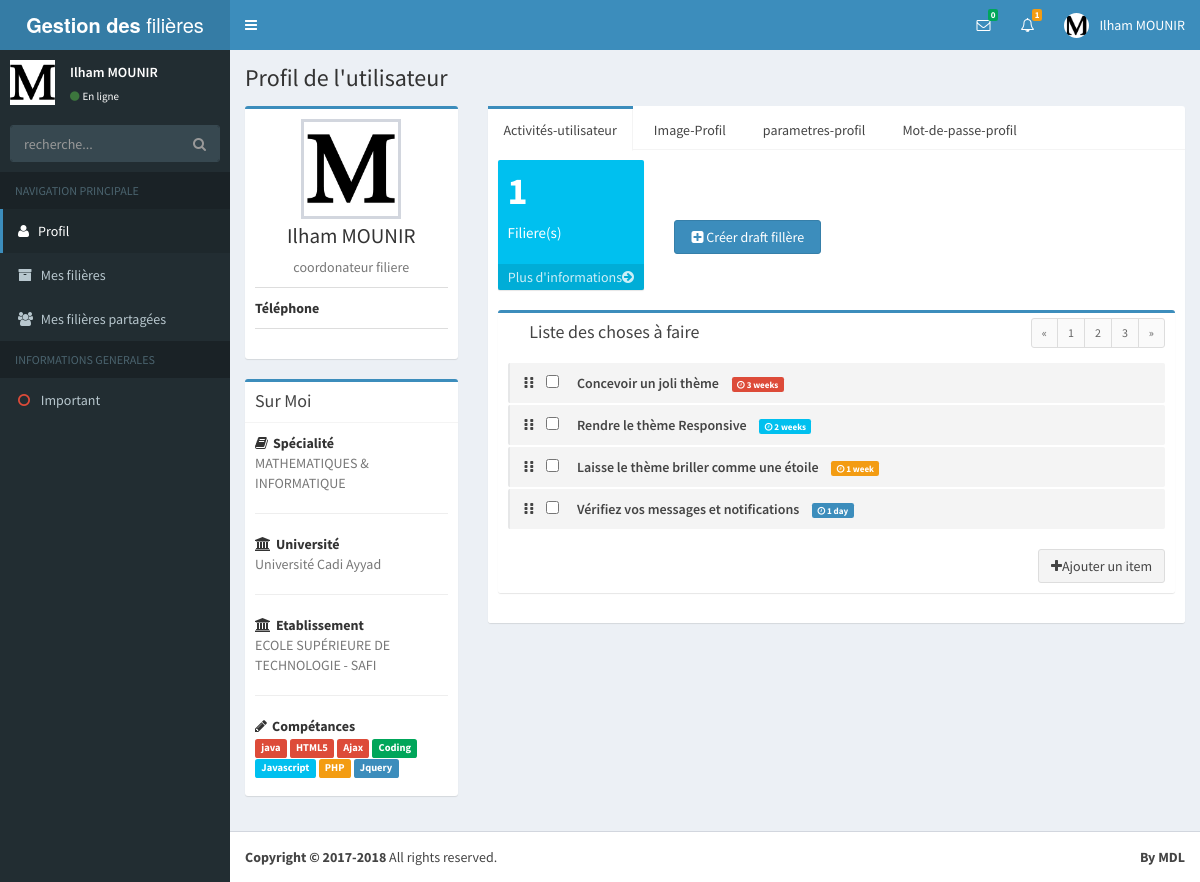
The page /Profil/Profil.php (signed in) on the database its author committed.
### tables this page shows
CREATE TABLE IF NOT EXISTS `coordonateur_filiere` (
  `CODE_COR_FIL` int(11) NOT NULL AUTO_INCREMENT,
  `CODE_ETA` int(11) DEFAULT '1',
  `CODE_DEPT` int(11) DEFAULT '1',
  `PSEUDO` varchar(50) DEFAULT NULL,
  `PASSWORD` varchar(50) DEFAULT NULL,
  `NOM_COR_FIL` varchar(50) DEFAULT NULL,
  `PRENOM_COR_FIL` varchar(50) DEFAULT NULL,
  `SPCIALITE_COR_FIL` int(11) DEFAULT '1',
  `GRADE_COR_FIL` int(11) DEFAULT '1',
  `EMAIL_COR_FIL` varchar(60) DEFAULT NULL,
  `TELE_COR_FIL` varchar(20) DEFAULT NULL,
  `IMAGE_COR_FIL` text,
  `ETAT` varchar(50) DEFAULT 'coordonateur filiere',
  PRIMARY KEY (`CODE_COR_FIL`),
  UNIQUE KEY `PSEUDO` (`PSEUDO`),
  KEY `FK_ASSEMBLER` (`CODE_DEPT`),
  KEY `FK_DISPOSE` (`CODE_ETA`),
  KEY `CODE_ETA` (`CODE_ETA`),
  KEY `CODE_DEPT` (`CODE_DEPT`),
  KEY `GRADE_COR_FIL` (`GRADE_COR_FIL`),
  KEY `f11` (`SPCIALITE_COR_FIL`)
);

CREATE TABLE IF NOT EXISTS `specialite_crm` (
  `CODE_SPEC` int(11) NOT NULL AUTO_INCREMENT,
  `NOM_SPEC` varchar(200) NOT NULL,
  PRIMARY KEY (`CODE_SPEC`)
);

CREATE TABLE IF NOT EXISTS `universite` (
  `CODE_UNIVERSITE` int(11) NOT NULL AUTO_INCREMENT,
  `CODE_VILLE` int(11) DEFAULT NULL,
  `NOM_UNIVERSITE` varchar(50) DEFAULT NULL,
  PRIMARY KEY (`CODE_UNIVERSITE`),
  KEY `CODE_VILLE` (`CODE_VILLE`)
);

CREATE TABLE IF NOT EXISTS `etablissement` (
  `CODE_ETA` int(11) NOT NULL AUTO_INCREMENT,
  `CODE_UNIVERSITE` int(11) DEFAULT NULL,
  `NOM_ETA` varchar(50) DEFAULT NULL,
  PRIMARY KEY (`CODE_ETA`),
  UNIQUE KEY `CODE_UNIVERSITE` (`CODE_UNIVERSITE`,`NOM_ETA`),
  KEY `FK_DERIGE` (`CODE_UNIVERSITE`)
);

### Profil/profil.php (the view, shortened to what the rows shown need)
<?php
include '../connexion.php';
?>
<?php
$Etat = $_SESSION['NIV'];
if ( $Etat =="coordonateur filiere")
{
  $rest = $_SESSION['info'];
  $req=($bd->query('Select CF.PRENOM_COR_FIL,CF.PSEUDO,CF.NOM_COR_FIL,CF.EMAIL_COR_FIL,CF.TELE_COR_FIL,D.NOM_DEPT as nom_dept,D.CODE_DEPT As code_dept from coordonateur_filiere CF,departement D WHERE CODE_COR_FIL="'.$rest.'" AND CF.CODE_DEPT=D.CODE_DEPT'));
  $req1  = ($bd->query('Select SP.CODE_SPEC,SP.NOM_SPEC from coordonateur_filiere CF,specialite_crm SP WHERE CF.CODE_COR_FIL ="'.$rest.'" AND SP.CODE_SPEC=CF.SPCIALITE_COR_FIL'));
  $req2 = ($bd->query('select U.CODE_UNIVERSITE as code_uni,U.NOM_UNIVERSITE as nom_uni,E.NOM_ETA as nom_eta,E.CODE_ETA as code_eta from coordonateur_filiere as C,etablissement as E,universite as U where C.CODE_COR_FIL="'.$rest.'" and C.CODE_ETA= E.CODE_ETA and E.CODE_UNIVERSITE=U.CODE_UNIVERSITE ;'));
  $ress = $req->fetch();
  $ress11 = $req1->fetch();
  $ress3= $req2->fetch();
  $prenom = $ress['PRENOM_COR_FIL'];
  $nom    = $ress['NOM_COR_FIL'];
  $sep    = $ress11['NOM_SPEC'];
  $nom_uni=$ress3['nom_uni'];
  $nom_etab=$ress3['nom_eta'];
}
?>
<!DOCTYPE html>
<html>
<head>
  <link rel="stylesheet" href="../bootstrap/css/bootstrap.min.css">
  <link rel="stylesheet" type="text/css" href="../css/font-awesome.min.css">
  <link rel="stylesheet" type="text/css" href="../css/ionicons.min.css">
  <link rel="stylesheet" href="../dist/css/AdminLTE.min.css">
  <link rel="stylesheet" href="../dist/css/skins/_all-skins.min.css">
  <link rel="stylesheet" type="text/css" href="../css/sweetalert2.min.css">
</head>
<body class="sidebar-mini wysihtml5-supported skin-blue">
<div class="wrapper">
<?php include("../includes/header.php"); ?>
<?php include("../includes/aside.php"); ?>
  <div class="content-wrapper">
    <section class="content-header">
      <h1>
        Profil de l'utilisateur
      </h1>
    </section>
    <section class="content">
      <div class="row">
        <div class="col-md-3">
          <div class="box box-primary">
            <div class="box-body box-profile">
              <img class="profile-user-img img-responsive " src="
<?php
                                            $rest = $_SESSION['info'];
                                            $bd = new PDO('mysql:host=localhost;dbname=pfe', 'root', '' , array(PDO::MYSQL_ATTR_INIT_COMMAND => "SET NAMES utf8", PDO::ATTR_ERRMODE => PDO::ERRMODE_EXCEPTION,PDO::ATTR_DEFAULT_FETCH_MODE => PDO::FETCH_ASSOC));
                                            $bd->setAttribute(PDO::ATTR_ERRMODE, PDO::ERRMODE_EXCEPTION);
                                            if ( $Etat =="coordonateur filiere" )
                                                {
                                                    $req  = ($bd->query('Select IMAGE_COR_FIL from coordonateur_filiere WHERE CODE_COR_FIL  ="'.$rest.'"'));
                                                    $ress = $req->fetch();
                                                    $url = $ress['IMAGE_COR_FIL'];
                                                    echo "../images/".$url;
                                                }
                                        ?>" alt="User profile picture">
              <h3 class="profile-username text-center"><?php echo $prenom." ".$nom ?></h3>
              <p class="text-muted text-center"><?php echo $Etat ?></p>
              <ul class="list-group list-group-unbordered">
                <li class="list-group-item">
                </li>
              </ul>
            </div>
          </div>
          <div class="box box-primary">
            <div class="box-body">
              <strong><i class="fa fa-book margin-r-5"></i>Spécialité</strong>
              <p class="text-muted">
               <?php echo $sep  ?>
              </p>
              <hr>
              <strong><i class="fa fa-institution margin-r-5"></i>Université</strong>
              <p class="text-muted"><?php echo $nom_uni  ?></p>
              <hr>
              <strong><i class="fa fa-institution margin-r-5"></i>Etablissement</strong>
              <p class="text-muted"><?php echo $nom_etab  ?></p>
              <hr>
              <strong><i class="fa fa-pencil margin-r-5"></i>Compétances</strong>
              <p>
                <span class="label label-danger">java</span>
                <span class="label label-danger">HTML5</span>
                <span class="label label-danger">Ajax</span>
                <span class="label label-success">Coding</span>
                <span class="label label-info">Javascript</span>
                <span class="label label-warning">PHP</span>
                <span class="label label-primary">Jquery</span>
              </p>
            </div>
          </div>
        </div>
      </div>
    </section>
  </div>
</div>
</body>
</html>

### includes/header.php (shortened to what the rows shown need)
  <form action="" method="POST">
  <header class="main-header">
    <nav class="navbar navbar-static-top">
      <div class="navbar-custom-menu">
        <ul class="nav navbar-nav">
          <li class="dropdown user user-menu">
            <a href="#" class="dropdown-toggle" data-toggle="dropdown">
              <img src="
<?php
                                            $rest = $_SESSION['info'];
                                            $bd = new PDO('mysql:host=localhost;dbname=pfe', 'root', '' , array(PDO::MYSQL_ATTR_INIT_COMMAND => "SET NAMES utf8", PDO::ATTR_ERRMODE => PDO::ERRMODE_EXCEPTION,PDO::ATTR_DEFAULT_FETCH_MODE => PDO::FETCH_ASSOC));
                                            $bd->setAttribute(PDO::ATTR_ERRMODE, PDO::ERRMODE_EXCEPTION);
                                            if ( $Etat =="coordonateur filiere" )
                                                {
                                                    $req  = ($bd->query('Select IMAGE_COR_FIL from coordonateur_filiere WHERE CODE_COR_FIL  ="'.$rest.'"'));
                                                    $ress = $req->fetch();
                                                    $url = $ress['IMAGE_COR_FIL'];
                                                    echo "../images/".$url;
                                                }
                                        ?>" class="user-image" alt="User Image">
              <span class="hidden-xs"><?php echo $prenom." ".$nom ?></span>
            </a>
          </li>
        </ul>
      </div>
    </nav>
  </header>
  </form>

### includes/aside.php (shortened to what the rows shown need)
  <aside class="main-sidebar">
    <section class="sidebar">
      <div class="user-panel">
        <div class="pull-left image">
          <img src="
<?php
                                            $rest = $_SESSION['info'];
                                            $bd = new PDO('mysql:host=localhost;dbname=pfe', 'root', '' , array(PDO::MYSQL_ATTR_INIT_COMMAND => "SET NAMES utf8", PDO::ATTR_ERRMODE => PDO::ERRMODE_EXCEPTION,PDO::ATTR_DEFAULT_FETCH_MODE => PDO::FETCH_ASSOC));
                                            $bd->setAttribute(PDO::ATTR_ERRMODE, PDO::ERRMODE_EXCEPTION);
                                            if ( $Etat =="coordonateur filiere" )
                                                {
                                                    $req  = ($bd->query('Select IMAGE_COR_FIL from coordonateur_filiere WHERE CODE_COR_FIL  ="'.$rest.'"'));
                                                    $ress = $req->fetch();
                                                    $url = $ress['IMAGE_COR_FIL'];
                                                    echo "../images/".$url;
                                                }
                                        ?>"  alt="User Image">
        </div>
        <div class="pull-left info">
          <p><?php echo $prenom." ".$nom ?></p>
          <a href="#"><i class="fa fa-circle text-success"></i>En ligne</a>
        </div>
      </div>
    </section>
  </aside>

### rows shown on the page
coordonateur_filiere: IMAGE_COR_FIL (picture), PRENOM_COR_FIL "Ilham", NOM_COR_FIL "MOUNIR"
specialite_crm: NOM_SPEC "MATHEMATIQUES & INFORMATIQUE"
universite: NOM_UNIVERSITE "Université Cadi Ayyad", etablissement.NOM_ETA "ECOLE SUPÉRIEURE DE TECHNOLOGIE - SAFI"

### other values the page prints
$nb_d "1"
$Etat "coordonateur filiere"
